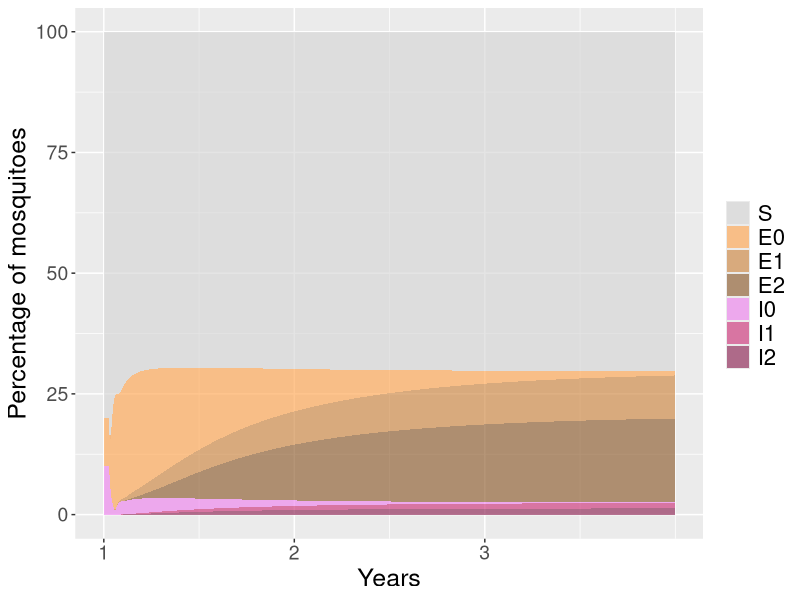
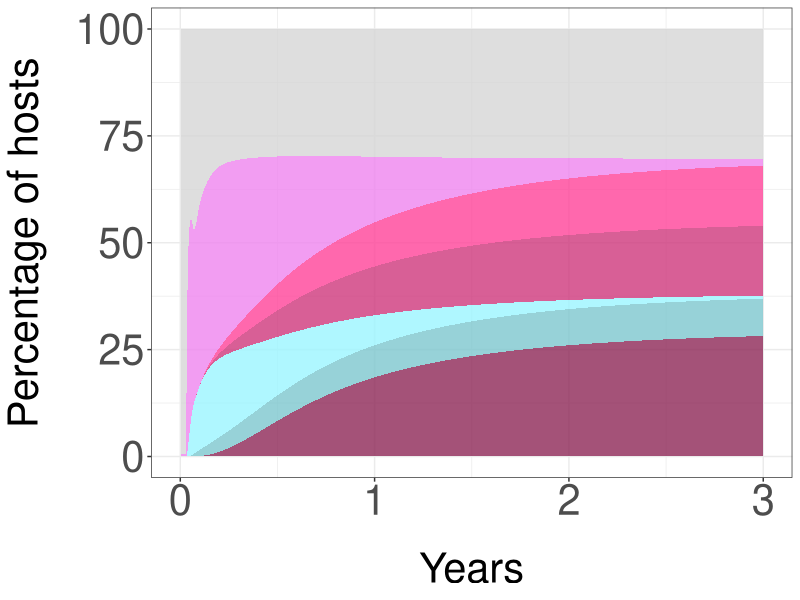
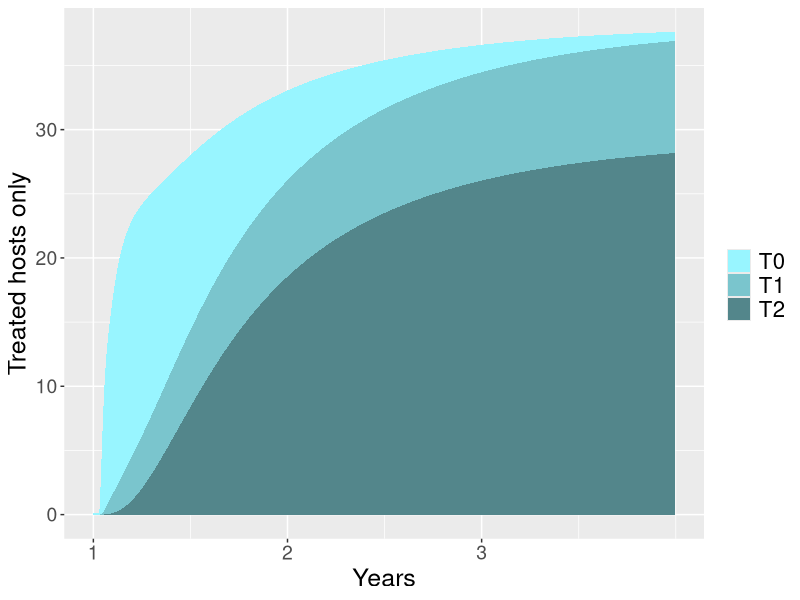

The R source for these figures, in order:
# Identifying key factors of the transmission dynamics of drug-resistant malaria
# Lee and Penny 2018 Journal of Theoretical Biology
# The model: Equations (1) to (8) 

dev.off()
rm(list = ls()) 

library(ggplot2)
library(reshape2)

# Time step is one day
NYr          <- 3
NDays        <- 365 * NYr
BurnIn       <- 0
#-------------------------------------------------------------------------
#-------------------------------------------------------------------------
# "Known" parameters (from Mandal et al. Malaria Journal 2011)
mvec         <- 20.25+(39.5/2)*sin(seq(0,2*pi*NYr,2*pi*NYr/NDays)) # Number of female mosquitoes to humans (seasonal)
mvec         <- mvec/mvec * 28                          # Switched off seasonality
a            <- 0.25 #runif(1, 0.01, 0.5)               # Biting rate (changed after review)
b0           <- 0.3 #runif(1, 0.2, 0.5)                 # Probability of transmitting from mosq to human
b1           <- 0.3#0.28#0.3 #runif(1, 0.2, 0.5)        # Probability of transmitting from mosq to human
b2           <- 0.3#0.2 #runif(1, 0.2, 0.5)             # Probability of transmitting from mosq to human
c0           <- 0.5                                     # Probability of transmitting from human to mosq
c1           <- 0.5#0.4                                 # Probability of transmitting from human to mosq
c2           <- 0.5#0.3                                 # Probability of transmitting from human to mosq

mu           <- 0.017/365                               # Background death rate of humans
muhat        <- 0.2 #runif(1, 0.05, 0.5)                # Background death rate of mosq
tau          <- 11 #floor(runif(1, 5, 15))              # Latency period of mosquitoes


# Model parameters
alphaI       <- mu * 2                                  # Death rate of infecteds
alphaT       <- mu                                      # Death rate of treated (mu means perfect treatment)
rI           <- 0.02 #0.03 #runif(1, 0.005, 0.05)       # Recovery rate of infecteds
rT0          <- rI * 3                                  # Recovery rate of treated, sensitive infection
rT1          <- rI * 2                                  # Recovery rate of treated, partially resistant infections
rx           <- 0.03                                    # Treatment rate per day (0.036 is 40% chance in 2 week period)

phi          <- 1/110                                   # Replacement rate


#-------------------------------------------------------------------------
# Intial total population sizes
#-------------------------------------------------------------------------

HH           <- matrix(nrow = NDays, ncol = 1)
H            <- matrix(nrow = NDays, ncol = 1)

Nhuman       <- 100
HH[1:tau]    <- Nhuman                                 # Number of humans
H[1:tau]     <- Nhuman                                 # Number of mosquitoes

#-------------------------------------------------------------------------
# Initial population spread and setting up storage.
# Double letters is human, single is mosquito. 
#-------------------------------------------------------------------------

# Storage for number of infected and treated humans
II0          <- matrix(nrow = NDays, ncol = 1)          # Sensitive
II1          <- matrix(nrow = NDays, ncol = 1)          # Partially resistant
II2          <- matrix(nrow = NDays, ncol = 1)          # Resistant
TT0          <- matrix(nrow = NDays, ncol = 1)          # Sensitive
TT1          <- matrix(nrow = NDays, ncol = 1)          # Partially resistant 
TT2          <- matrix(nrow = NDays, ncol = 1)          # Resistant

# Storage of number of exposed and infected mosquitoes
E0           <- matrix(nrow = NDays, ncol = 1)          # Sensitive
E1           <- matrix(nrow = NDays, ncol = 1)          # Partially resistant
E2           <- matrix(nrow = NDays, ncol = 1)          # Resistant
I0           <- matrix(nrow = NDays, ncol = 1)          # Sensitive
I1           <- matrix(nrow = NDays, ncol = 1)          # Partially resistant
I2           <- matrix(nrow = NDays, ncol = 1)          # Resistant

# Storage of rate of change for number of infected and treated humans
dII0         <- matrix(nrow = NDays, ncol = 1)          # Sensitive
dII1         <- matrix(nrow = NDays, ncol = 1)          # Partially resistant
dII2         <- matrix(nrow = NDays, ncol = 1)          # Resistant
dTT0         <- matrix(nrow = NDays, ncol = 1)          # Sensitive
dTT1         <- matrix(nrow = NDays, ncol = 1)          # Partially resistant
dTT2         <- matrix(nrow = NDays, ncol = 1)          # Resistant

II0          <- 0.005 * HH                              # 
II1          <- 0 * HH                                  # No initial partially resistant infections
II2          <- 0 * HH                                  # No initial resistant infections

TT0          <- 0.001 * HH * 0.99   # proportion of infected with Sensitive
TT1          <- 0.001 * HH * 0.008  # proportion of infected with Partially resistant - initally v.small
TT2          <- 0.001 * HH * 0.002  # proportion of infected with Resistant - initally v.small

SS           <- HH - II0 - II1 - II2 - TT0 - TT1 - TT2 # susceptible human

E0           <- 0.1 * H      # exposed mosq.Res 0
E1           <- 0 * H        # exposed mosq.Res 1
E2           <- 0 * H        # exposed mosq.Res 2

I0           <- 0.1 * H      # infected mosq. with Res0 
I1           <- 0 * H        # infected mosq. with Res1 
I2           <- 0 * H        # infected mosq. with Res1 

S            <- H - I0 - I1 - I2 - E0 - E1 - E2   # susceptible mosq.

phiAdded     <- matrix(NA, nrow = NDays, ncol = 1)     

#-------------------------------------------------------------------------
# Time stepping
#-------------------------------------------------------------------------
  for (day in (tau+1):NDays){
    
    #if (day > 365){phi <- 0}  # switch off replacement rate - like doing a cycle of drugs after a while
    
    m        <- mvec[day] # m changes from low to high (to replicate seasonality)
    
    #-------------------------------------------------------------------------
    # The rates of change in mosquitoes
    #-------------------------------------------------------------------------
    
    dE0dt    <- a * c0 * (II0[day-1] + TT0[day-1])/HH[day-1] * S[day-1] - # susceptible become exposed
      a * c0 * (II0[day-tau] + TT0[day-tau])/HH[day-tau] * S[day-tau] * exp(-muhat * tau) - # exposed become infected
      muhat * E0[day-1]  # background death
    
    dE1dt    <- a * c1 * (II1[day-1] + TT1[day-1])/HH[day-1] * S[day-1] - # susceptible become exposed
      a * c1 * (II1[day-tau] + TT1[day-tau])/HH[day-tau] * S[day-tau] * exp(-muhat * tau) - # exposed become infected
      muhat * E1[day-1]  # background death
    
    dE2dt    <- a * c2 * (II2[day-1] + TT2[day-1])/HH[day-1] * S[day-1] - # susceptible become exposed
      a * c2 * (II2[day-tau] + TT2[day-tau])/HH[day-tau] * S[day-tau] * exp(-muhat * tau) - # exposed become infected
      muhat * E2[day-1]  # background death
    
    dI0dt    <- a * c0 * (II0[day-tau] + TT0[day-tau])/HH[day-tau] * S[day-tau] * exp(-muhat * tau) - # exposed become infected
      muhat * I0[day-1]  # background death
    
    dI1dt    <- a * c1 * (II1[day-tau] + TT1[day-tau])/HH[day-tau] * S[day-tau] * exp(-muhat * tau) - # exposed become infected
      muhat * I1[day-1]  # background death
    
    dI2dt    <- a * c2 * (II2[day-tau] + TT2[day-tau])/HH[day-tau] * S[day-tau] * exp(-muhat * tau) - # exposed become infected
      muhat * I2[day-1]  # background death
    
    #-------------------------------------------------------------------------
    # The rates of change in humans
    #-------------------------------------------------------------------------
    
    # To keep the population constant, set lambda to lambdaConst
    lambdaConst     <- alphaI * (II0[day-1] + II1[day-1] + II2[day-1] + TT2[day-1]) + 
                       alphaT * (TT0[day-1] + TT1[day-1]) 
    lambda          <- lambdaConst
    
    totalRecover    <- rI * (II0[day-1] + II1[day-1] + II2[day-1] + TT2[day-1]) + 
                      rT0 * TT0[day-1] +  rT1 * TT1[day-1]
    
    dSSdt           <- lambda + totalRecover - 
      (a * b0 * m * SS[day-1]/HH[day-1] * I0[day-1]) -
      (a * b1 * m * SS[day-1]/HH[day-1] * I1[day-1]) - 
      (a * b2 * m * SS[day-1]/HH[day-1] * I2[day-1])
    
    dII0dt          <- a * b0 * m * SS[day-1]/HH[day-1] * I0[day-1] - # become infected 
      rx * II0[day-1] - # treated
      rI * II0[day-1] - # recover
      alphaI * II0[day-1] # virulence
    
    dII1dt <- a * b1 * m * SS[day-1]/HH[day-1] * I1[day-1] - # become infected       
      rx * II1[day-1] - # treated
      rI * II1[day-1] - # recover
      alphaI * II1[day-1] # virulence
    
    dII2dt          <- a * b2 * m * SS[day-1]/HH[day-1] * I2[day-1] - # become infected 
      rx * II2[day-1] - # treated
      rI * II2[day-1] - # recover
      alphaI * II2[day-1] # virulence
    
    dTT0dt          <- rx * II0[day-1] -
      rT0 * TT0[day-1] - # recover
      alphaT * TT0[day-1]  # virulence
    
    dTT1dt          <-  rx * II1[day-1] -
      rT1 * TT1[day-1] - # recover
      alphaT * TT1[day-1]  # virulence
    
    dTT2dt          <- rx * II2[day-1] -
      rI * TT2[day-1] - # recover - note same rI as for infected group
      alphaI * TT2[day-1] # virulence - note same alpha as for infected group
    
    #if (day > (BurnIn * 365)){
    #if (dTT2dt < 0.00001){
      
      phiAdded[day] <- day
      
      dTT0dt        <- dTT0dt - phi * TT0[day-1] # replaced by Partially resistant
      
      dTT1dt        <- dTT1dt + phi * TT0[day-1] - # from Sensitive
        phi * TT1[day-1] # replaced by Resistant
      
      dTT2dt        <- dTT2dt + phi * TT1[day-1] # from Resistant

    #} # end if loop 
  
    #-------------------------------------------------------------------------
    # Updating 
    #-------------------------------------------------------------------------
    
    H[day]        <- H[day-1]  # constant population 
    
    E0[day]       <- E0[day-1] + dE0dt
    E1[day]       <- E1[day-1] + dE1dt
    E2[day]       <- E2[day-1] + dE2dt
    I0[day]       <- I0[day-1] + dI0dt
    I1[day]       <- I1[day-1] + dI1dt
    I2[day]       <- I1[day-1] + dI2dt
    S             <- H - E0 - E1 - E2 - I0 - I1 - I2   # susceptible mosq - this eqn only works for constant popln
    
    II0[day]      <- II0[day-1] + dII0dt
    II1[day]      <- II1[day-1] + dII1dt
    II2[day]      <- II2[day-1] + dII2dt
    
    TT0[day]      <- TT0[day-1] + dTT0dt
    TT1[day]      <- TT1[day-1] + dTT1dt
    TT2[day]      <- TT2[day-1] + dTT2dt
    
    SS[day]       <- SS[day-1] + dSSdt
    HH[day]       <- SS[day] + II0[day] + II1[day] + II2[day] + TT0[day] + TT1[day] + TT2[day] # constant population 

    dII0[day]     <- dII0dt
    dII1[day]     <- dII1dt
    dII2[day]     <- dII2dt
    dTT0[day]     <- dII0dt
    dTT1[day]     <- dTT1dt
    dTT2[day]     <- dTT2dt
    
} # End day loop


#-------------------------------------------------------------------------
# Mosquitoes store and plot
#-------------------------------------------------------------------------

MosqDF            <- data.frame(matrix(ncol=8,nrow=NDays))
colnames(MosqDF)  <- c("Day","S","E0","E1","E2","I0","I1","I2")
MosqDF$Day        <- seq(1,NDays,1)
MosqDF$S          <- as.numeric(S)
MosqDF$E0         <- as.numeric(E0)
MosqDF$E1         <- as.numeric(E1)
MosqDF$E2         <- as.numeric(E2)
MosqDF$I0         <- as.numeric(I0)
MosqDF$I1         <- as.numeric(I1)
MosqDF$I2         <- as.numeric(I2)

#-------------------------------------------------------------------------

MosqDFmelt        <- melt(MosqDF, id=c("Day"))
pm                <- ggplot(MosqDFmelt, aes(x=Day, y=value, fill=variable)) + geom_area()
pm  + scale_fill_manual(values=alpha(c("grey83", "tan1","tan3", "tan4",
                                "violet", "violetred3","violetred4"), 0.64)) +
 theme(axis.text.x = element_text(size=14),
       axis.text.y = element_text(size=14)) +
 scale_x_continuous(name="Years", limits=c((BurnIn * 365 + 1), NDays), breaks=seq((BurnIn * 365 + 1),NDays,365), labels=seq(BurnIn + 1,NYr,1)) +
 scale_y_continuous(name="Percentage of mosquitoes") +
 guides(fill=guide_legend(title="")) +
 theme(legend.text=element_text(size=16)) +
 theme(axis.title=element_text(size=18))

#-------------------------------------------------------------------------
# Human store and plot
#-------------------------------------------------------------------------

HumanDF           <- data.frame(matrix(ncol=8,nrow=NDays))
colnames(HumanDF) <- c("Day","S","I0","I1","I2","T0","T1","T2")
HumanDF$Day       <- seq(1,NDays,1)
HumanDF$S         <- as.numeric(SS)
HumanDF$I0        <- as.numeric(II0)
HumanDF$I1        <- as.numeric(II1)
HumanDF$I2        <- as.numeric(II2)
HumanDF$T0        <- as.numeric(TT0)
HumanDF$T1        <- as.numeric(TT1)
HumanDF$T2        <- as.numeric(TT2)

#-------------------------------------------------------------------------

HumanDFmelt       <- melt(HumanDF, id=c("Day")) 
ph                <- ggplot(HumanDFmelt, aes(x=Day, y=value, fill=variable)) + geom_area()
ph  + scale_fill_manual(values = alpha(c("grey83", "violet", "violetred1","violetred3", 
                                 "cadetblue1", "cadetblue3", "violetred4"), 0.78)) + 
  theme_bw() +
  theme(axis.title.x = element_text(margin = margin(t = 20), size = 30)) +
  theme(axis.title.y = element_text(margin = margin(r = 20), size = 30)) +
  theme(axis.text.x = element_text(size=30), 
        axis.text.y = element_text(size=30)) + 
  scale_x_continuous(name="Years", limits=c((BurnIn * 365), NDays), breaks=seq((BurnIn * 365),NDays,365), labels=seq(BurnIn,NYr,1)) + 
  scale_y_continuous(name="Percentage of hosts") + 
  guides(fill=guide_legend(title="")) + 
  guides(fill=FALSE) + 
  theme(legend.text=element_text(size=30)) + 
  theme(axis.title=element_text(size=30))

#-------------------------------------------------------------------------
# Treated population store and plot
#-------------------------------------------------------------------------
 
ResDF             <- data.frame(matrix(ncol=4,nrow=NDays))
colnames(ResDF)   <- c("Day","T0","T1","T2")
ResDF$Day         <- seq(1,NDays,1)
ResDF$T0          <- as.numeric(TT0)
ResDF$T1          <- as.numeric(TT1)
ResDF$T2          <- as.numeric(TT2)
 
ResDFmelt         <- melt(ResDF, id=c("Day")) 
pt                <- ggplot(ResDFmelt, aes(x=Day, y=value, fill=variable)) + geom_area(alpha=1)
pt  + scale_fill_manual(values=c("cadetblue1", "cadetblue3", "cadetblue4")) + 
 theme(axis.text.x = element_text(size=14),
       axis.text.y = element_text(size=14)) + 
 scale_x_continuous(name="Years", limits=c((BurnIn * 365 + 1), NDays), breaks=seq((BurnIn * 365 + 1),NDays,365), labels=seq(BurnIn + 1,NYr,1)) + 
 scale_y_continuous(name="Treated hosts only") + 
 guides(fill=guide_legend(title="")) + 
 theme(legend.text=element_text(size=16)) + 
 theme(axis.title=element_text(size=18))

#=====================================================================================================

# Reproductive numbers

#===================================================================================================== 

OutsideBrackets    <- a^2 * m / muhat * exp(-muhat * tau)

InsideBrackets00   <- b0 * c0 * (rT0 + rx + phi + mu)/((rI + rx + alphaI) * (rT0 + phi + mu))
InsideBrackets11   <- b1 * c1 * (rT1 + rx + phi + mu)/((rI + rx + alphaI) * (rT1 + phi + mu))
InsideBrackets22   <- b2 * c2 * 1/(rI + alphaI)
InsideBrackets01   <- b1 * c0 * (rx * phi)/((rI + rx + alphaI) * (rT0 + phi + mu) * (rT1 + phi + mu))
InsideBrackets12   <- b2 * c1 * (rx * phi)/((rI + rx + alphaI) * (rT1 + phi + mu) * (rI + alphaI))
InsideBrackets02   <- b2 * c0 * (rx * phi * phi)/((rI + rx + alphaI) * (rT0 + phi + mu) * (rT1 + phi + mu) * (rI + alphaI))

R00                <- OutsideBrackets * InsideBrackets00
R11                <- OutsideBrackets * InsideBrackets11
R22                <- OutsideBrackets * InsideBrackets22
R01                <- OutsideBrackets * InsideBrackets01
R12                <- OutsideBrackets * InsideBrackets12
R02                <- OutsideBrackets * InsideBrackets02

RR                 <- R00 + R11 + R22 + R01 + R02 + R12
paste("Total reproductive number:", RR)